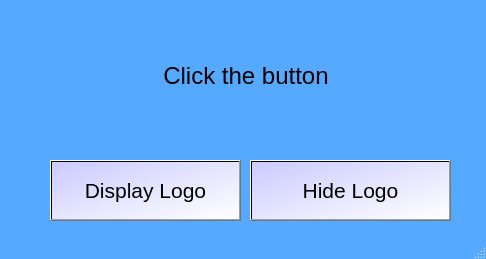
<?xml version="1.0" encoding="UTF-8"?>
<ui version="4.0">
 <class>MainWindow</class>
 <widget class="QMainWindow" name="MainWindow">
  <property name="geometry">
   <rect>
    <x>0</x>
    <y>0</y>
    <width>486</width>
    <height>259</height>
   </rect>
  </property>
  <property name="palette">
   <palette>
    <active>
     <colorrole role="Window">
      <brush brushstyle="SolidPattern">
       <color alpha="255">
        <red>85</red>
        <green>170</green>
        <blue>255</blue>
       </color>
      </brush>
     </colorrole>
    </active>
    <inactive>
     <colorrole role="Window">
      <brush brushstyle="SolidPattern">
       <color alpha="255">
        <red>85</red>
        <green>170</green>
        <blue>255</blue>
       </color>
      </brush>
     </colorrole>
    </inactive>
    <disabled>
     <colorrole role="Base">
      <brush brushstyle="SolidPattern">
       <color alpha="255">
        <red>85</red>
        <green>170</green>
        <blue>255</blue>
       </color>
      </brush>
     </colorrole>
     <colorrole role="Window">
      <brush brushstyle="SolidPattern">
       <color alpha="255">
        <red>85</red>
        <green>170</green>
        <blue>255</blue>
       </color>
      </brush>
     </colorrole>
    </disabled>
   </palette>
  </property>
  <property name="windowTitle">
   <string>MainWindow</string>
  </property>
  <property name="autoFillBackground">
   <bool>true</bool>
  </property>
  <widget class="QWidget" name="centralwidget">
   <widget class="QPushButton" name="Display">
    <property name="geometry">
     <rect>
      <x>50</x>
      <y>160</y>
      <width>191</width>
      <height>61</height>
     </rect>
    </property>
    <property name="palette">
     <palette>
      <active>
       <colorrole role="Button">
        <brush brushstyle="LinearGradientPattern">
         <gradient startx="0.000000000000000" starty="0.000000000000000" endx="1.000000000000000" endy="1.000000000000000" type="LinearGradient" spread="PadSpread" coordinatemode="ObjectBoundingMode">
          <gradientstop position="0.000000000000000">
           <color alpha="255">
            <red>202</red>
            <green>203</green>
            <blue>255</blue>
           </color>
          </gradientstop>
          <gradientstop position="1.000000000000000">
           <color alpha="255">
            <red>255</red>
            <green>255</green>
            <blue>255</blue>
           </color>
          </gradientstop>
         </gradient>
        </brush>
       </colorrole>
       <colorrole role="Base">
        <brush brushstyle="LinearGradientPattern">
         <gradient startx="0.000000000000000" starty="0.000000000000000" endx="1.000000000000000" endy="1.000000000000000" type="LinearGradient" spread="PadSpread" coordinatemode="ObjectBoundingMode">
          <gradientstop position="0.000000000000000">
           <color alpha="255">
            <red>202</red>
            <green>203</green>
            <blue>255</blue>
           </color>
          </gradientstop>
          <gradientstop position="1.000000000000000">
           <color alpha="255">
            <red>255</red>
            <green>255</green>
            <blue>255</blue>
           </color>
          </gradientstop>
         </gradient>
        </brush>
       </colorrole>
       <colorrole role="Window">
        <brush brushstyle="LinearGradientPattern">
         <gradient startx="0.000000000000000" starty="0.000000000000000" endx="1.000000000000000" endy="1.000000000000000" type="LinearGradient" spread="PadSpread" coordinatemode="ObjectBoundingMode">
          <gradientstop position="0.000000000000000">
           <color alpha="255">
            <red>202</red>
            <green>203</green>
            <blue>255</blue>
           </color>
          </gradientstop>
          <gradientstop position="1.000000000000000">
           <color alpha="255">
            <red>255</red>
            <green>255</green>
            <blue>255</blue>
           </color>
          </gradientstop>
         </gradient>
        </brush>
       </colorrole>
      </active>
      <inactive>
       <colorrole role="Button">
        <brush brushstyle="LinearGradientPattern">
         <gradient startx="0.000000000000000" starty="0.000000000000000" endx="1.000000000000000" endy="1.000000000000000" type="LinearGradient" spread="PadSpread" coordinatemode="ObjectBoundingMode">
          <gradientstop position="0.000000000000000">
           <color alpha="255">
            <red>202</red>
            <green>203</green>
            <blue>255</blue>
           </color>
          </gradientstop>
          <gradientstop position="1.000000000000000">
           <color alpha="255">
            <red>255</red>
            <green>255</green>
            <blue>255</blue>
           </color>
          </gradientstop>
         </gradient>
        </brush>
       </colorrole>
       <colorrole role="Base">
        <brush brushstyle="LinearGradientPattern">
         <gradient startx="0.000000000000000" starty="0.000000000000000" endx="1.000000000000000" endy="1.000000000000000" type="LinearGradient" spread="PadSpread" coordinatemode="ObjectBoundingMode">
          <gradientstop position="0.000000000000000">
           <color alpha="255">
            <red>202</red>
            <green>203</green>
            <blue>255</blue>
           </color>
          </gradientstop>
          <gradientstop position="1.000000000000000">
           <color alpha="255">
            <red>255</red>
            <green>255</green>
            <blue>255</blue>
           </color>
          </gradientstop>
         </gradient>
        </brush>
       </colorrole>
       <colorrole role="Window">
        <brush brushstyle="LinearGradientPattern">
         <gradient startx="0.000000000000000" starty="0.000000000000000" endx="1.000000000000000" endy="1.000000000000000" type="LinearGradient" spread="PadSpread" coordinatemode="ObjectBoundingMode">
          <gradientstop position="0.000000000000000">
           <color alpha="255">
            <red>202</red>
            <green>203</green>
            <blue>255</blue>
           </color>
          </gradientstop>
          <gradientstop position="1.000000000000000">
           <color alpha="255">
            <red>255</red>
            <green>255</green>
            <blue>255</blue>
           </color>
          </gradientstop>
         </gradient>
        </brush>
       </colorrole>
      </inactive>
      <disabled>
       <colorrole role="Button">
        <brush brushstyle="LinearGradientPattern">
         <gradient startx="0.000000000000000" starty="0.000000000000000" endx="1.000000000000000" endy="1.000000000000000" type="LinearGradient" spread="PadSpread" coordinatemode="ObjectBoundingMode">
          <gradientstop position="0.000000000000000">
           <color alpha="255">
            <red>202</red>
            <green>203</green>
            <blue>255</blue>
           </color>
          </gradientstop>
          <gradientstop position="1.000000000000000">
           <color alpha="255">
            <red>255</red>
            <green>255</green>
            <blue>255</blue>
           </color>
          </gradientstop>
         </gradient>
        </brush>
       </colorrole>
       <colorrole role="Base">
        <brush brushstyle="LinearGradientPattern">
         <gradient startx="0.000000000000000" starty="0.000000000000000" endx="1.000000000000000" endy="1.000000000000000" type="LinearGradient" spread="PadSpread" coordinatemode="ObjectBoundingMode">
          <gradientstop position="0.000000000000000">
           <color alpha="255">
            <red>202</red>
            <green>203</green>
            <blue>255</blue>
           </color>
          </gradientstop>
          <gradientstop position="1.000000000000000">
           <color alpha="255">
            <red>255</red>
            <green>255</green>
            <blue>255</blue>
           </color>
          </gradientstop>
         </gradient>
        </brush>
       </colorrole>
       <colorrole role="Window">
        <brush brushstyle="LinearGradientPattern">
         <gradient startx="0.000000000000000" starty="0.000000000000000" endx="1.000000000000000" endy="1.000000000000000" type="LinearGradient" spread="PadSpread" coordinatemode="ObjectBoundingMode">
          <gradientstop position="0.000000000000000">
           <color alpha="255">
            <red>202</red>
            <green>203</green>
            <blue>255</blue>
           </color>
          </gradientstop>
          <gradientstop position="1.000000000000000">
           <color alpha="255">
            <red>255</red>
            <green>255</green>
            <blue>255</blue>
           </color>
          </gradientstop>
         </gradient>
        </brush>
       </colorrole>
      </disabled>
     </palette>
    </property>
    <property name="font">
     <font>
      <pointsize>16</pointsize>
     </font>
    </property>
    <property name="autoFillBackground">
     <bool>false</bool>
    </property>
    <property name="styleSheet">
     <string notr="true">background-color: qlineargradient(spread:pad, x1:0, y1:0, x2:1, y2:1, stop:0 rgba(202, 203, 255, 255), stop:1 rgba(255, 255, 255, 255));</string>
    </property>
    <property name="text">
     <string>Display Logo</string>
    </property>
    <property name="icon">
     <iconset>
      <normaloff>../../Downloads/show.png</normaloff>../../Downloads/show.png</iconset>
    </property>
    <property name="iconSize">
     <size>
      <width>50</width>
      <height>50</height>
     </size>
    </property>
   </widget>
   <widget class="QLabel" name="label">
    <property name="geometry">
     <rect>
      <x>150</x>
      <y>10</y>
      <width>211</width>
      <height>131</height>
     </rect>
    </property>
    <property name="font">
     <font>
      <pointsize>18</pointsize>
      <bold>false</bold>
     </font>
    </property>
    <property name="text">
     <string>  Click the button </string>
    </property>
   </widget>
   <widget class="QPushButton" name="Hide">
    <property name="geometry">
     <rect>
      <x>250</x>
      <y>160</y>
      <width>201</width>
      <height>61</height>
     </rect>
    </property>
    <property name="palette">
     <palette>
      <active>
       <colorrole role="Button">
        <brush brushstyle="LinearGradientPattern">
         <gradient startx="0.000000000000000" starty="0.000000000000000" endx="1.000000000000000" endy="1.000000000000000" type="LinearGradient" spread="PadSpread" coordinatemode="ObjectBoundingMode">
          <gradientstop position="0.000000000000000">
           <color alpha="255">
            <red>202</red>
            <green>203</green>
            <blue>255</blue>
           </color>
          </gradientstop>
          <gradientstop position="1.000000000000000">
           <color alpha="255">
            <red>255</red>
            <green>255</green>
            <blue>255</blue>
           </color>
          </gradientstop>
         </gradient>
        </brush>
       </colorrole>
       <colorrole role="Base">
        <brush brushstyle="LinearGradientPattern">
         <gradient startx="0.000000000000000" starty="0.000000000000000" endx="1.000000000000000" endy="1.000000000000000" type="LinearGradient" spread="PadSpread" coordinatemode="ObjectBoundingMode">
          <gradientstop position="0.000000000000000">
           <color alpha="255">
            <red>202</red>
            <green>203</green>
            <blue>255</blue>
           </color>
          </gradientstop>
          <gradientstop position="1.000000000000000">
           <color alpha="255">
            <red>255</red>
            <green>255</green>
            <blue>255</blue>
           </color>
          </gradientstop>
         </gradient>
        </brush>
       </colorrole>
       <colorrole role="Window">
        <brush brushstyle="LinearGradientPattern">
         <gradient startx="0.000000000000000" starty="0.000000000000000" endx="1.000000000000000" endy="1.000000000000000" type="LinearGradient" spread="PadSpread" coordinatemode="ObjectBoundingMode">
          <gradientstop position="0.000000000000000">
           <color alpha="255">
            <red>202</red>
            <green>203</green>
            <blue>255</blue>
           </color>
          </gradientstop>
          <gradientstop position="1.000000000000000">
           <color alpha="255">
            <red>255</red>
            <green>255</green>
            <blue>255</blue>
           </color>
          </gradientstop>
         </gradient>
        </brush>
       </colorrole>
      </active>
      <inactive>
       <colorrole role="Button">
        <brush brushstyle="LinearGradientPattern">
         <gradient startx="0.000000000000000" starty="0.000000000000000" endx="1.000000000000000" endy="1.000000000000000" type="LinearGradient" spread="PadSpread" coordinatemode="ObjectBoundingMode">
          <gradientstop position="0.000000000000000">
           <color alpha="255">
            <red>202</red>
            <green>203</green>
            <blue>255</blue>
           </color>
          </gradientstop>
          <gradientstop position="1.000000000000000">
           <color alpha="255">
            <red>255</red>
            <green>255</green>
            <blue>255</blue>
           </color>
          </gradientstop>
         </gradient>
        </brush>
       </colorrole>
       <colorrole role="Base">
        <brush brushstyle="LinearGradientPattern">
         <gradient startx="0.000000000000000" starty="0.000000000000000" endx="1.000000000000000" endy="1.000000000000000" type="LinearGradient" spread="PadSpread" coordinatemode="ObjectBoundingMode">
          <gradientstop position="0.000000000000000">
           <color alpha="255">
            <red>202</red>
            <green>203</green>
            <blue>255</blue>
           </color>
          </gradientstop>
          <gradientstop position="1.000000000000000">
           <color alpha="255">
            <red>255</red>
            <green>255</green>
            <blue>255</blue>
           </color>
          </gradientstop>
         </gradient>
        </brush>
       </colorrole>
       <colorrole role="Window">
        <brush brushstyle="LinearGradientPattern">
         <gradient startx="0.000000000000000" starty="0.000000000000000" endx="1.000000000000000" endy="1.000000000000000" type="LinearGradient" spread="PadSpread" coordinatemode="ObjectBoundingMode">
          <gradientstop position="0.000000000000000">
           <color alpha="255">
            <red>202</red>
            <green>203</green>
            <blue>255</blue>
           </color>
          </gradientstop>
          <gradientstop position="1.000000000000000">
           <color alpha="255">
            <red>255</red>
            <green>255</green>
            <blue>255</blue>
           </color>
          </gradientstop>
         </gradient>
        </brush>
       </colorrole>
      </inactive>
      <disabled>
       <colorrole role="Button">
        <brush brushstyle="LinearGradientPattern">
         <gradient startx="0.000000000000000" starty="0.000000000000000" endx="1.000000000000000" endy="1.000000000000000" type="LinearGradient" spread="PadSpread" coordinatemode="ObjectBoundingMode">
          <gradientstop position="0.000000000000000">
           <color alpha="255">
            <red>202</red>
            <green>203</green>
            <blue>255</blue>
           </color>
          </gradientstop>
          <gradientstop position="1.000000000000000">
           <color alpha="255">
            <red>255</red>
            <green>255</green>
            <blue>255</blue>
           </color>
          </gradientstop>
         </gradient>
        </brush>
       </colorrole>
       <colorrole role="Base">
        <brush brushstyle="LinearGradientPattern">
         <gradient startx="0.000000000000000" starty="0.000000000000000" endx="1.000000000000000" endy="1.000000000000000" type="LinearGradient" spread="PadSpread" coordinatemode="ObjectBoundingMode">
          <gradientstop position="0.000000000000000">
           <color alpha="255">
            <red>202</red>
            <green>203</green>
            <blue>255</blue>
           </color>
          </gradientstop>
          <gradientstop position="1.000000000000000">
           <color alpha="255">
            <red>255</red>
            <green>255</green>
            <blue>255</blue>
           </color>
          </gradientstop>
         </gradient>
        </brush>
       </colorrole>
       <colorrole role="Window">
        <brush brushstyle="LinearGradientPattern">
         <gradient startx="0.000000000000000" starty="0.000000000000000" endx="1.000000000000000" endy="1.000000000000000" type="LinearGradient" spread="PadSpread" coordinatemode="ObjectBoundingMode">
          <gradientstop position="0.000000000000000">
           <color alpha="255">
            <red>202</red>
            <green>203</green>
            <blue>255</blue>
           </color>
          </gradientstop>
          <gradientstop position="1.000000000000000">
           <color alpha="255">
            <red>255</red>
            <green>255</green>
            <blue>255</blue>
           </color>
          </gradientstop>
         </gradient>
        </brush>
       </colorrole>
      </disabled>
     </palette>
    </property>
    <property name="font">
     <font>
      <pointsize>16</pointsize>
     </font>
    </property>
    <property name="autoFillBackground">
     <bool>false</bool>
    </property>
    <property name="styleSheet">
     <string notr="true">background-color: qlineargradient(spread:pad, x1:0, y1:0, x2:1, y2:1, stop:0 rgba(202, 203, 255, 255), stop:1 rgba(255, 255, 255, 255));</string>
    </property>
    <property name="text">
     <string>Hide Logo</string>
    </property>
    <property name="icon">
     <iconset>
      <normaloff>../../Downloads/hide.png</normaloff>../../Downloads/hide.png</iconset>
    </property>
    <property name="iconSize">
     <size>
      <width>50</width>
      <height>50</height>
     </size>
    </property>
   </widget>
  </widget>
  <widget class="QMenuBar" name="menubar">
   <property name="geometry">
    <rect>
     <x>0</x>
     <y>0</y>
     <width>486</width>
     <height>22</height>
    </rect>
   </property>
  </widget>
  <widget class="QStatusBar" name="statusbar"/>
 </widget>
 <resources/>
 <connections/>
</ui>
